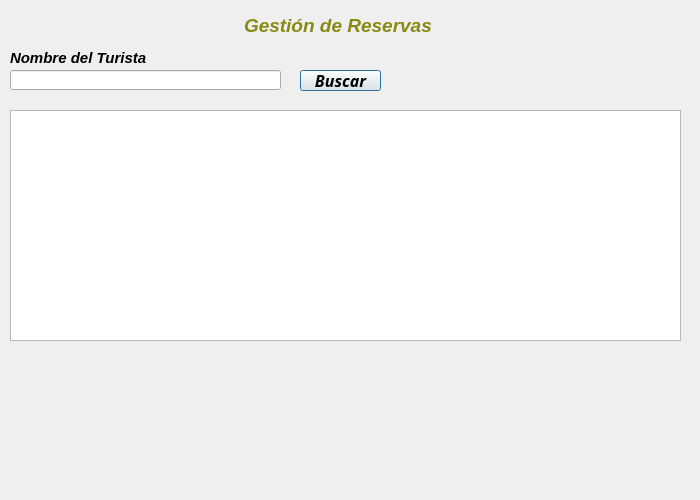
<?xml version="1.0" encoding="UTF-8"?>
<ui version="4.0">
 <class>FindTourist</class>
 <widget class="QDialog" name="FindTourist">
  <property name="geometry">
   <rect>
    <x>0</x>
    <y>0</y>
    <width>700</width>
    <height>500</height>
   </rect>
  </property>
  <property name="windowTitle">
   <string>Find Tourist</string>
  </property>
  <property name="styleSheet">
   <string notr="true">background-image:url(:/images/d.jpg) ;</string>
  </property>
  <widget class="QLabel" name="label">
   <property name="geometry">
    <rect>
     <x>10</x>
     <y>50</y>
     <width>181</width>
     <height>16</height>
    </rect>
   </property>
   <property name="font">
    <font>
     <pointsize>11</pointsize>
     <italic>true</italic>
     <bold>true</bold>
    </font>
   </property>
   <property name="text">
    <string>Nombre del Turista</string>
   </property>
  </widget>
  <widget class="QLineEdit" name="txtTourstfName">
   <property name="geometry">
    <rect>
     <x>10</x>
     <y>70</y>
     <width>271</width>
     <height>20</height>
    </rect>
   </property>
  </widget>
  <widget class="QPushButton" name="btnFind">
   <property name="geometry">
    <rect>
     <x>300</x>
     <y>70</y>
     <width>81</width>
     <height>21</height>
    </rect>
   </property>
   <property name="font">
    <font>
     <family>Segoe UI Black</family>
     <pointsize>12</pointsize>
     <italic>true</italic>
     <bold>true</bold>
    </font>
   </property>
   <property name="text">
    <string>Buscar</string>
   </property>
  </widget>
  <widget class="QTableView" name="tableView">
   <property name="geometry">
    <rect>
     <x>10</x>
     <y>110</y>
     <width>671</width>
     <height>231</height>
    </rect>
   </property>
   <property name="styleSheet">
    <string notr="true">background-image:url(:/images/b.jpg) ;</string>
   </property>
  </widget>
  <widget class="QTextEdit" name="textEdit">
   <property name="geometry">
    <rect>
     <x>240</x>
     <y>10</y>
     <width>241</width>
     <height>41</height>
    </rect>
   </property>
   <property name="autoFillBackground">
    <bool>false</bool>
   </property>
   <property name="styleSheet">
    <string notr="true">color: #8A2BE2;
background-color: transparent;

border: none;
</string>
   </property>
   <property name="html">
    <string>&lt;!DOCTYPE HTML PUBLIC &quot;-//W3C//DTD HTML 4.0//EN&quot; &quot;http://www.w3.org/TR/REC-html40/strict.dtd&quot;&gt;
&lt;html&gt;&lt;head&gt;&lt;meta name=&quot;qrichtext&quot; content=&quot;1&quot; /&gt;&lt;meta charset=&quot;utf-8&quot; /&gt;&lt;style type=&quot;text/css&quot;&gt;
p, li { white-space: pre-wrap; }
hr { height: 1px; border-width: 0; }
li.unchecked::marker { content: &quot;\2610&quot;; }
li.checked::marker { content: &quot;\2612&quot;; }
&lt;/style&gt;&lt;/head&gt;&lt;body style=&quot; font-family:'Segoe UI'; font-size:9pt; font-weight:400; font-style:normal;&quot;&gt;
&lt;p style=&quot; margin-top:0px; margin-bottom:0px; margin-left:0px; margin-right:0px; -qt-block-indent:0; text-indent:0px;&quot;&gt;&lt;span style=&quot; font-size:14pt; font-weight:700; font-style:italic; color:#888a14;&quot;&gt;Gestión de Reservas&lt;/span&gt;&lt;/p&gt;&lt;/body&gt;&lt;/html&gt;</string>
   </property>
  </widget>
 </widget>
 <tabstops>
  <tabstop>txtTourstfName</tabstop>
  <tabstop>btnFind</tabstop>
 </tabstops>
 <resources/>
 <connections/>
</ui>
